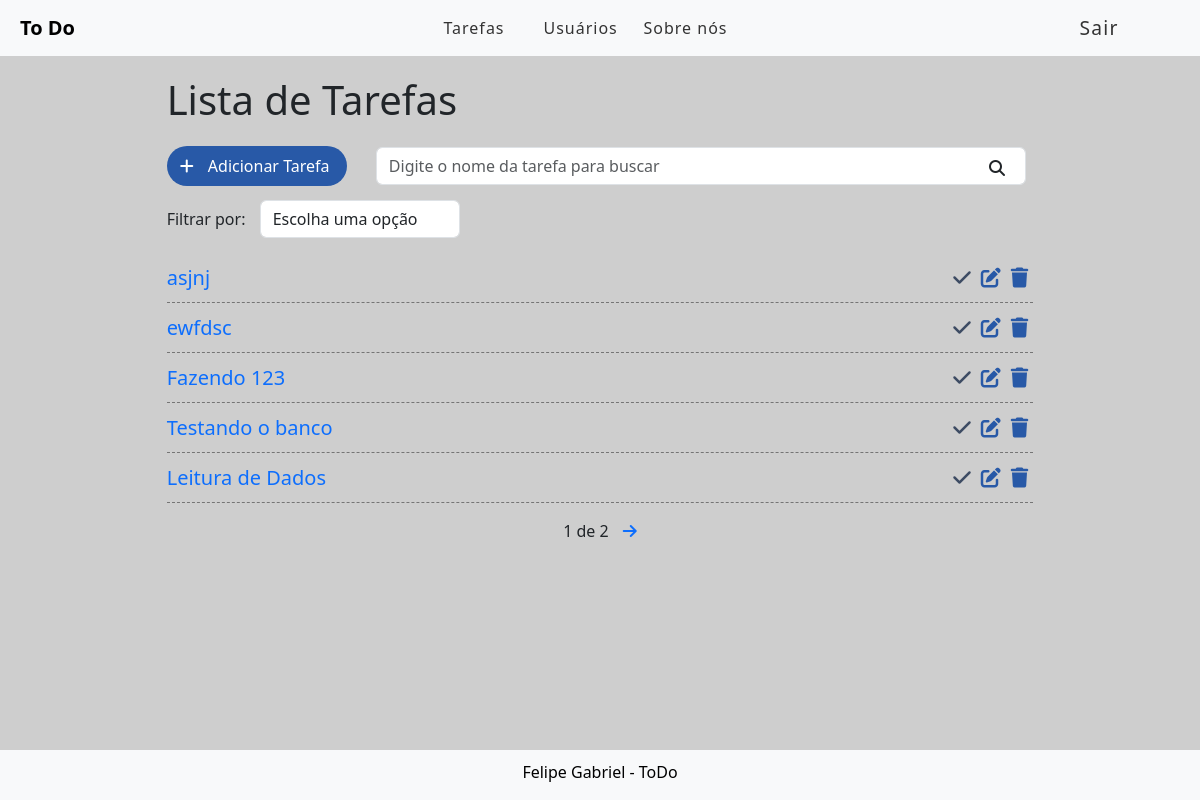
The app's page / (signed in), older data.
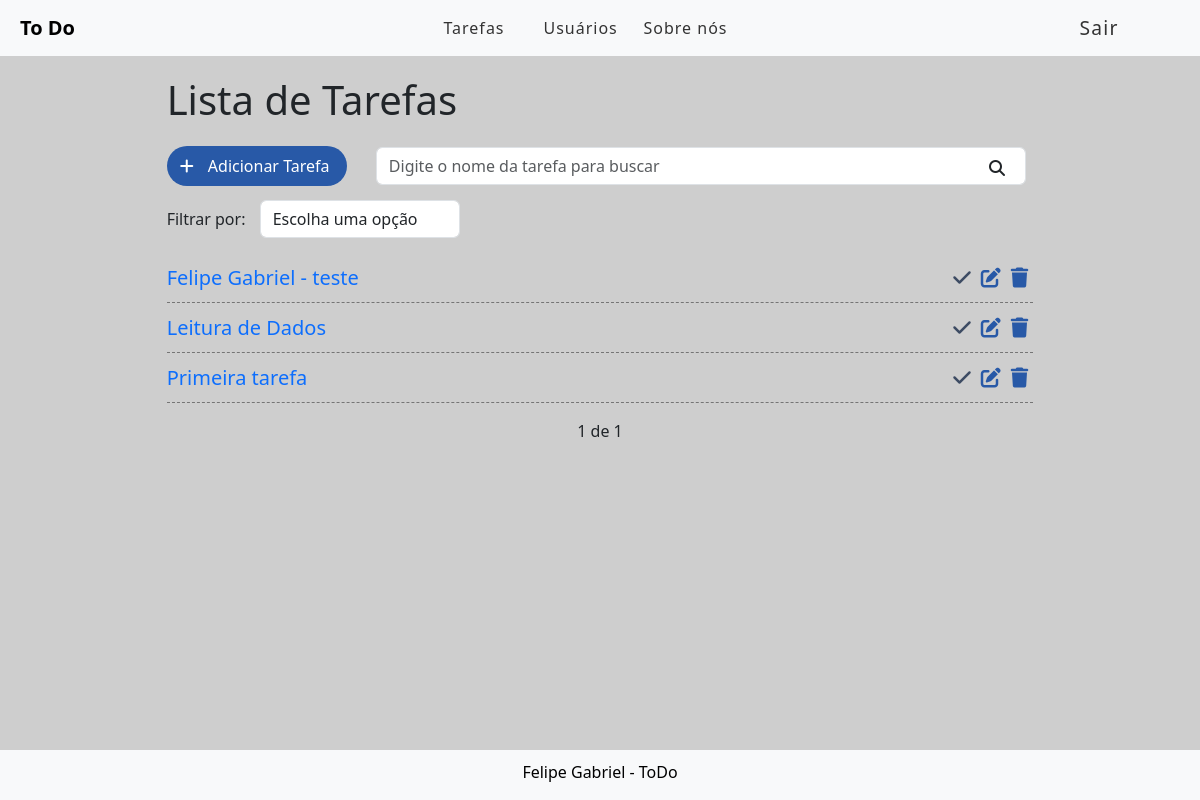
The same page, newer data.
### tasks/models.py (models this page shows, shortened)
class Task(models.Model):
    STATUS = (
        ('doing', 'Fazendo'),
        ('done', 'Feito'),
    )
    title = models.CharField(
        max_length=255
    )
    description = models.CharField(
        max_length=9999
    )
    done = models.CharField(
        max_length=5,
        choices=STATUS,
    )
    user = models.ForeignKey(get_user_model(), on_delete=models.CASCADE)
    created_at = models.DateTimeField(auto_now_add=True) #Atualiza data e hora automatico quando CRIA o registro no banco
    updated_at = models.DateTimeField(auto_now=True) #atualiza data e hora automatico quando for atualizado/modificado

### tasks/views.py (the view)
# urls.py: path('',views.taskList, name='task-list'),
@login_required
def taskList(request):
    search = request.GET.get('search')
    filter = request.GET.get('filter')
    if search:
        tasks = Task.objects.filter(title__icontains=search, user=request.user)
    elif filter:
        tasks = Task.objects.filter(done=filter, user=request.user)
    else:
        tasks_list = Task.objects.all().order_by('-created_at').filter(user=request.user)
        paginator = Paginator(tasks_list, 5)
        page = request.GET.get('page')
        tasks = paginator.get_page(page)
    return render(request, 'tasks/list.html', {'tasks': tasks})

### tasks/templates/tasks/list.html (shortened to what this page needs)
{% extends 'base.html' %}
{%block content%}
    <div class="offset-1 col-10 list-div">
        <h1>Lista de Tarefas</h1>
        <a id = "ad-link" href="newtask/">
            <div class="col-2 add-div">
                <i class="fas fa-plus"></i> Adicionar Tarefa
            </div></a>
        <div class="col-9 search-div">
            <form method="GET" id="search-form">
                <input class="form-control" type="text" id="search" name="search" placeholder="Digite o nome da tarefa para buscar" value="{{request.GET.search}}">
                <i class="fas fa-search" id="search-btn"></i>
            </form>
        </div>
        <div class="col-12 filter-div">
            <span>Filtrar por:</span>
            <select name="filter" id="filter" class="form-control">
                <option value="">Escolha uma opção</option>
            </select>
        </div>
        <ul class="task-list">
            {% for task in tasks%}
            {% if task.done == 'doing' %}
                <li class="task-item">
            {% else %}
                <li class="task-item done">
            {% endif %}
                <span><a class="task-itens" href="/task/{{task.id}}">{{task.title}}</a></span>
                <a href="delete/{{task.id}}" class="delete-btn"><span ><i class="fas fa-trash"></i></span></a>
                <a href="edit/{{task.id}}"><span><i class="fas fa-edit"></i></span></a>
                <a href="changestatus/{{task.id}}" class="check-in"><span><i class="fas fa-check"></i></span></a>
            </li>
            {%endfor%}
        </ul>
        <div class="pagination">
            <span class="step_links">
                {%if tasks.paginator.num_pages%}
                    <span class="current">
                        {{tasks.number}} de {{tasks.paginator.num_pages}}
                    </span>
                {%endif%}
                {%if tasks.has_next%}
                    <a href="?page={{tasks.next_page_number}}">
                        <i class="seta-list-right fas fa-arrow-right"></i>
                    </a>
                {%endif%}
            </span>
        </div>
    </div>
{%endblock%}

### tasks/templates/base.html (shortened to what this page needs)
{% load static %}
<!DOCTYPE html>
<html lang="pt-br">
<head>
    <link href="https://cdn.jsdelivr.net/npm/bootstrap@5.3.0-alpha1/dist/css/bootstrap.min.css" rel="stylesheet">
    <link rel="stylesheet" href="https://kit.fontawesome.com/f1d96811ff.css">
    <link rel="stylesheet" href="{% static 'css/style.css' %}">
</head>
<body>
    <div class="container-fluid">
      <nav class="teste navbar navbar-expand-lg bg-body-tertiary">
          <a class="navbar-brand" href="/">To Do</a>
          <div class="collapse navbar-collapse" id="navbarSupportedContent">
            <ul class="navbar-nav me-auto mb-2 mb-lg-0">
              {% if user.is_authenticated %}
                <li class="nav-item">
                  <a class="nav-link" href="/">Tarefas</a>
                </li>
                <li class="nav-item">
                  <a class="nav-link" href="#">Usuários</a>
                </li>
              {%else%}
                <li class="nav-item">
                  <a class="nav-link" href="/accounts/login">Entrar</a>
                </li>
              {%endif%}
              <li class="nav-item">
                <a class="nav-link" href="#">Sobre nós</a>
              </li>
            </ul>
        </div>
              <ul class="navbar-nav me-auto mb-2 mb-lg-0">
                <div class="nome-usuario">
                  {% if user.is_authenticated %}
                    <li class="nav-item">
                      <a class="sair nav-link" href="/accounts/logout">Sair</a>
                    </li>
                  {% endif %}
                </div>
              </ul>
      </nav>
      <div class="corpo">
        {% block content %}
        {% endblock %}
      </div>
      <footer>
        <p>Felipe Gabriel - ToDo</p>
      </footer>
    </div>
</body>
</html>

### tasks/static/css/style.css (style rules this page uses)
body { background-color: rgb(206, 206, 206); }
.corpo { margin-left: 80px; margin-right: 80px; margin-bottom: 80px; }
.container-fluid { padding: 0; }
.navbar { margin-bottom: 20px; background-color: #919191; }
.navbar-nav { margin: auto; }
a.navbar-brand { transform: translateX(20px); }
.navbar-brand { font-weight: bold; }
.navbar .navbar-nav a.nav-link { color: #333; letter-spacing: 1px; width: 100px; }
.add-div { background-color: #2859a7; cursor: pointer; display: inline-block; color: #FFF; padding: 8px; border-radius: 35px; width: 180px; }
.fas.fa-plus { color: #fff; margin-right: 10px; margin-left: 5px; }
.fas.fa-search { position: absolute; right: 195px; top: 160px; cursor: pointer; }
.search-div { padding: 0px; margin-top: 15px; margin-bottom: 15px; display: inline-block; margin-left: 25px; }
.filter-div { margin-bottom: 15px; padding: 0; }
#filter { display: inline-block; width: 200px; margin-left: 10px; }
.list-div { padding: 0; }
.task-list { padding-left: 0; }
.task-item { list-style: none; font-size: 20px; height: 50px; padding-top: 10px; border-bottom: 1px dashed #757575; }
a.task-itens { text-decoration: none; }
.fas.fa-trash, .fas.fa-edit, .fas.fa-check { cursor: pointer; margin: 5px; font-size: 20px; float: right; }
.fas.fa-trash { color: #2859a7; }
.fas.fa-edit { color: #2859a7; }
.fas.fa-check { color: #3d4b63; }
footer { background-color: #f8f9fa; height: 50px; position: fixed; bottom: 0; width: 100%; }
footer p { color: #000000; margin: auto; font-weight:500; font-size: 16px; text-align: center; align-items: center; justify-content: center; padding-top: 10px; }
.pagination { margin-bottom: 20px; align-items: center; text-align: center; justify-content: center; }
.nome-usuario { float: left; display: inline-flex; transform: translate(-20px); }
.sair { transform: scale(1.2); }

Row changes from the older to the newer data that the page shows:
removed Task: title "asjnj"
removed Task: title "ewfdsc"
removed Task: title "Fazendo 123"
removed Task: title "Testando o banco"
added Task: title "Felipe Gabriel - teste"
now on this page (row unchanged): Task: title "Primeira tarefa"
Text that changed along with them:
{{ tasks.paginator.num_pages }}: "2" → "1"
